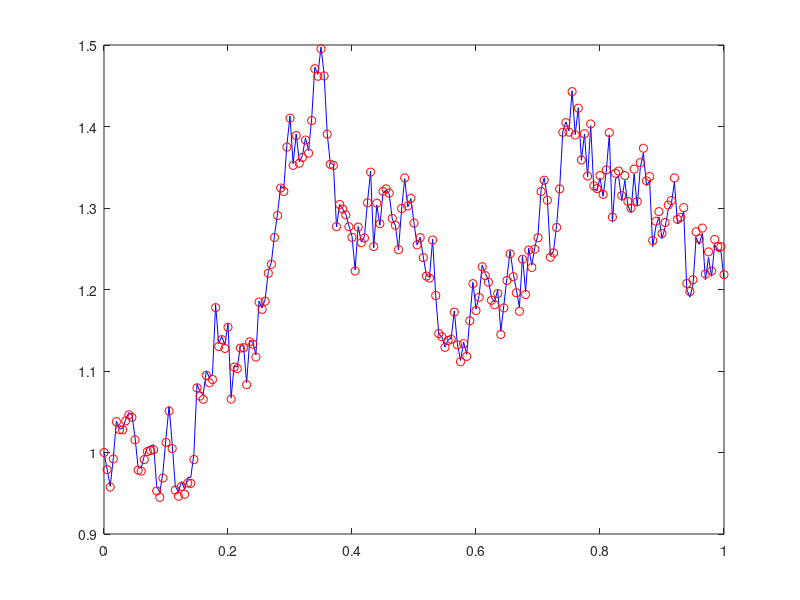

Source code (MATLAB): (Note: this script raises an error after producing the figure.)
%CHAIN  Test stochastic Chain Rule
%
% Solve SDE for V(X) = sqrt(X) where X solves 
%         dX = (alpha - X) dt + beta sqrt(X) dW,   X(0) = Xzero,
%      with alpha = 2, beta = 1 and Xzero = 1.
% Xem1 is Euler-Maruyama solution for X. 
% Xem2 is Euler-Maruyama solution of SDE for V from Chain Rule.
% Hence, we compare sqrt(Xem1) and Xem2.
% Note: abs is used for safety inside sqrt, but has no effect in this case.

randn('state',100)
alpha = 2; beta = 1; T = 1; N = 200; dt = T/N;  % Problem parameters
Xzero = 1; Xzero2 = sqrt(Xzero);                % 

Dt = dt;                                        % EM steps of size Dt = dt
Xem1 = zeros(1,N); Xem2 = zeros(1,N);           % preallocate for efficiency 
Xtemp1 = Xzero;  Xtemp2 = Xzero2;
for j = 1:N
   Winc = sqrt(dt)*randn;  
   f1 = (alpha-Xtemp1);
   g1 = beta*sqrt(abs(Xtemp1));
   Xtemp1 = Xtemp1 + Dt*f1 + Winc*g1;
   Xem1(j) = Xtemp1;
   f2 = (4*alpha-beta^2)/(8*Xtemp2) - Xtemp2/2;
   g2 = beta/2;
   Xtemp2 = Xtemp2 + Dt*f2 + Winc*g2;
   Xem2(j) = Xtemp2;
end

plot([0:Dt:T],[sqrt([Xzero,abs(Xem1)])],'b-',[0:Dt:T],[Xzero,Xem2],'ro')
legend('Direct Solution','Solution via Chain Rule',2)
xlabel('t','FontSize',12) 
ylabel('V(X)','FontSize',16,'Rotation',0,'HorizontalAlignment','right')

Xdiff = norm(sqrt(Xem1) - Xem2,'inf')
